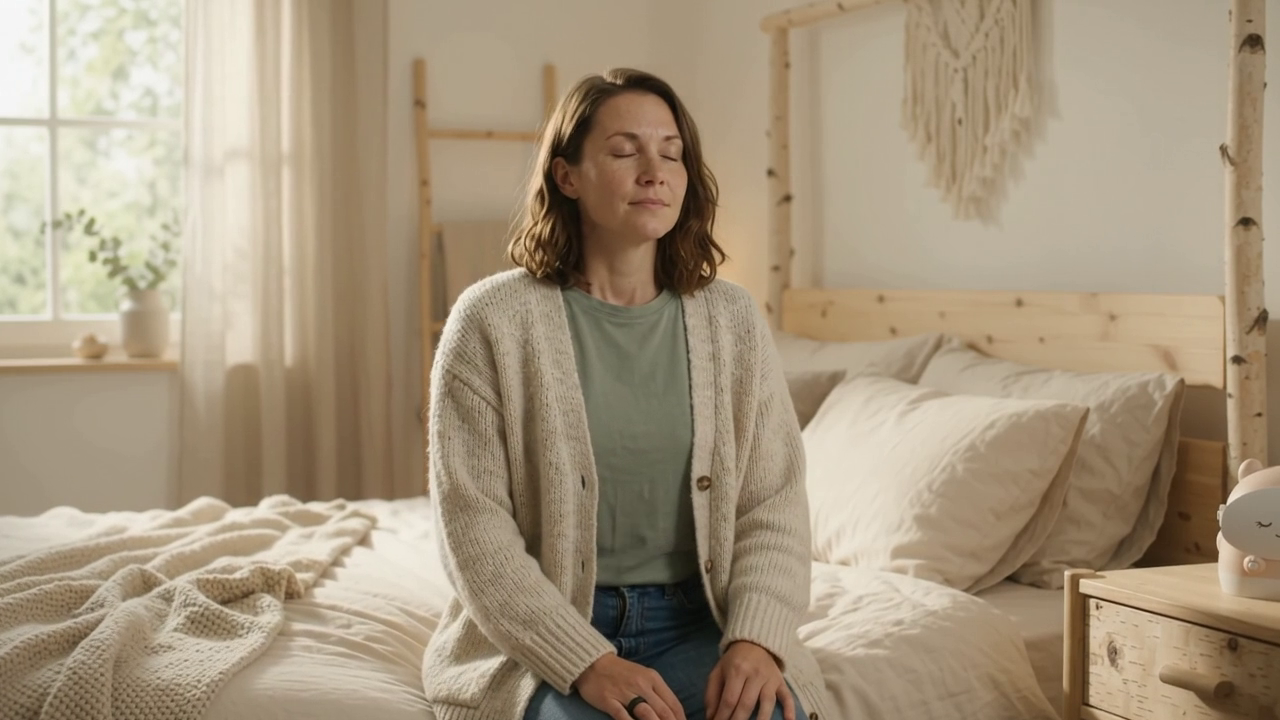
#> input picture frame 24 of promotional-video/generated/scene_01_hook.mp4, 1280 x 720 px, given in place of the camera
$ python edge_monitor.py   (older library calls are emulated)
#> lines starting #> are read from the running program, lines starting #| are printed output that depends on the picture
"""
Cepheus — Arduino UNO Q Edge Monitor (USB Camera)

Runs locally on the Arduino UNO Q (2 GB / 4 GB) with the external USB webcam,
either standalone or simultaneously alongside Bluetooth headphone voice check-ins
(`ConcurrentEdgeCamera`).

Privacy & project-rule invariants (AGENTS.md + Trail #24/#25):
  - Video frames stay strictly on the device in RAM and are discarded immediately.
  - Only derived numeric summaries (motion-bout duration, ambient brightness
    proxy, and facial expressivity / head movement dispersion) are sent to Cepheus.
"""

from __future__ import annotations

import argparse
import dataclasses
import datetime as dt
import gc
import glob
import math
import os
import re
import secrets
import threading
import time
import urllib.request
from typing import Any

import requests

try:
    import cv2
    import numpy as np
except ImportError:  # pragma: no cover - guarded so unit tests run without cv2
    cv2 = None  # type: ignore[assignment]
    np = None  # type: ignore[assignment]

LBF_MODEL_URL = (
    "https://raw.githubusercontent.com/kurnianggoro/GSOC2017/master/data/lbfmodel.yaml"
)


@dataclasses.dataclass(frozen=True)
class EdgeWindowConfig:
    duration_sec: float = 20.0
    min_duration_sec: float = 1.5
    camera_index: int = 0
    face_landmarker_model: str | None = None
    width: int = 640
    height: int = 480
    target_fps: int = 10
    task_id: str = "uno_q_edge_check"


@dataclasses.dataclass
class _WindowAccumulator:
    prev_gray: Any = None
    motion_scores: list[float] = dataclasses.field(default_factory=list)
    lux_samples: list[float] = dataclasses.field(default_factory=list)
    blendshape_series: dict[str, list[float]] = dataclasses.field(default_factory=dict)
    poses: list[tuple[float, float, float, float]] = dataclasses.field(default_factory=list)
    smile_hits: int = 0
    total_frames: int = 0
    face_frames: int = 0
    last_ts_ms: int = -1


# [13 lines left out: function extract_euler_deg, not called in this run]


def estimate_lux_proxy(gray_frame: Any) -> float:
    """Rough relative room brightness proxy (0..500 lux scale) from luma mean."""
    mean_luma = float(np.mean(gray_frame))
    return round(max(0.0, (mean_luma / 255.0) * 500.0), 1)


# [9 lines left out: function cpu_supports_mediapipe, not called in this run]


def detect_default_camera_index() -> int:
    """Picks explicit CAMERA_INDEX or first UVC camera (skipping Qualcomm Venus codecs)."""
    raw_env = os.environ.get("CAMERA_INDEX", "").strip()
    if raw_env:
        return int(raw_env)

    skip_tokens = ("venus", "codec", "decoder", "encoder", "isp")
    for name_file in sorted(glob.glob("/sys/class/video4linux/video*/name")):
        match = re.search(r"video(\d+)/name$", name_file)
        if not match:
            continue
        try:
            with open(name_file, encoding="utf-8") as fh:
                label = fh.read().strip().lower()
        except OSError:
            continue
        if label and not any(tok in label for tok in skip_tokens):
            return int(match.group(1))
    return 0


def _load_haar_cascade(filename: str) -> Any | None:
    local_path = os.path.join(os.path.dirname(__file__), filename)
    cascade_path = (
        local_path if os.path.exists(local_path) else cv2.data.haarcascades + filename
    )
    if not os.path.exists(cascade_path):
        return None
    cascade = cv2.CascadeClassifier(cascade_path)
    return None if cascade.empty() else cascade


def _resolve_lbf_model_path(explicit_path: str | None) -> str | None:
    cache_path = os.path.expanduser("~/.cache/cepheus/lbfmodel.yaml")
    candidates = [
        explicit_path,
        os.environ.get("OPENCV_FACEMARK_MODEL"),
        os.path.join(os.path.dirname(__file__), "lbfmodel.yaml"),
        cache_path,
    ]
    found = next((p for p in candidates if p and os.path.exists(p)), None)
    if found or os.environ.get("AUTO_DOWNLOAD_MODELS", "true").lower() == "false":
        return found
    if not hasattr(cv2, "face"):
        return None
    try:
        os.makedirs(os.path.dirname(cache_path), exist_ok=True)
        urllib.request.urlretrieve(LBF_MODEL_URL, cache_path)
        return cache_path if os.path.exists(cache_path) else None
    except Exception:
        return None


def init_opencv_facemark(model_path: str | None) -> tuple[Any, Any] | None:
    """Loads Haar frontal face detector + OpenCV FacemarkLBF 68-point model if present."""
    if not hasattr(cv2, "face"):
        return None
    resolved = _resolve_lbf_model_path(model_path)
    cascade = _load_haar_cascade("haarcascade_frontalface_default.xml")
    if not resolved or cascade is None:
        return None
    facemark = cv2.face.createFacemarkLBF()
    facemark.loadModel(resolved)
    return cascade, facemark


def init_haar_fallback_detectors() -> tuple[Any, Any | None, Any | None] | None:
    """Zero-download fallback using bundled OpenCV Haar face/eye/smile cascades."""
    face_cascade = _load_haar_cascade("haarcascade_frontalface_default.xml")
    if face_cascade is None:
        return None
    eye_cascade = _load_haar_cascade("haarcascade_eye.xml")
    smile_cascade = _load_haar_cascade("haarcascade_smile.xml")
    return face_cascade, eye_cascade, smile_cascade


# [38 lines left out: function extract_facemark_metrics, not called in this run]


def _extract_haar_roi_metrics(
    gray: Any,
    face_box: tuple[int, int, int, int],
    eye_cascade: Any | None,
    smile_cascade: Any | None,
) -> tuple[dict[str, float], tuple[float, float, float], bool]:
    x, y, fw, fh = [int(v) for v in face_box]
    h_img, w_img = gray.shape[:2]
    roi = gray[max(0, y) : min(h_img, y + fh), max(0, x) : min(w_img, x + fw)]
    upper = roi[: max(1, fh // 2), :]
    lower = roi[max(0, (fh * 3) // 5) :, :]

    face_std = max(1.0, float(np.std(roi)))
    gx = cv2.Sobel(lower, cv2.CV_32F, 1, 0, ksize=3) if lower.size > 0 else np.zeros((1, 1))
    gy = cv2.Sobel(lower, cv2.CV_32F, 0, 1, ksize=3) if lower.size > 0 else np.zeros((1, 1))
    ratios = {
        "mouthContrast": float(np.std(lower)) / 255.0 if lower.size > 0 else 0.0,
        "mouthEdge": min(1.0, float(np.mean(np.hypot(gx, gy))) / (face_std * 4.0)),
        "upperTone": float(np.std(upper)) / 255.0 if upper.size > 0 else 0.0,
    }

    roll_deg = 0.0
    if eye_cascade is not None and upper.size > 0:
        eyes = eye_cascade.detectMultiScale(upper, scaleFactor=1.15, minNeighbors=4)
        if len(eyes) >= 2:
            e_sorted = sorted(eyes, key=lambda e: e[0])[:2]
            dx = float((e_sorted[1][0] + e_sorted[1][2] / 2) - (e_sorted[0][0] + e_sorted[0][2] / 2))
            dy = float((e_sorted[1][1] + e_sorted[1][3] / 2) - (e_sorted[0][1] + e_sorted[0][3] / 2))
            if abs(dx) > 1.0:
                roll_deg = math.degrees(math.atan2(dy, dx))

    smiling = False
    if smile_cascade is not None and lower.size > 0:
        smiles = smile_cascade.detectMultiScale(lower, scaleFactor=1.7, minNeighbors=18)
        smiling = len(smiles) > 0

    cx = x + fw / 2.0
    cy = y + fh / 2.0
    yaw_deg = ((cx - w_img / 2.0) / max(1.0, float(w_img))) * 60.0
    pitch_deg = ((cy - h_img / 2.0) / max(1.0, float(h_img))) * 45.0
    return ratios, (pitch_deg, yaw_deg, roll_deg), smiling


def _open_mediapipe_landmarker(model_path: str | None) -> Any | None:
    if not (model_path and os.path.exists(model_path) and cpu_supports_mediapipe()):
        return None
    import mediapipe as mp

    options = mp.tasks.vision.FaceLandmarkerOptions(
        base_options=mp.tasks.BaseOptions(model_asset_path=model_path),
        running_mode=mp.tasks.vision.RunningMode.VIDEO,
        num_faces=1,
        output_face_blendshapes=True,
        output_facial_transformation_matrixes=True,
    )
    return mp.tasks.vision.FaceLandmarker.create_from_options(options)


# [51 lines left out: functions _record_mediapipe_frame, _record_facemark_frame, not called in this run]


def _record_haar_frame(
    haar_bundle: tuple[Any, Any | None, Any | None],
    gray: Any,
    elapsed_sec: float,
    acc: _WindowAccumulator,
) -> None:
    face_cascade, eye_cascade, smile_cascade = haar_bundle
    faces = face_cascade.detectMultiScale(gray, scaleFactor=1.1, minNeighbors=5, minSize=(72, 72))
    if len(faces) == 0:
        return
    largest = max(faces, key=lambda f: f[2] * f[3])
    acc.face_frames += 1
    ratios, euler, smiling = _extract_haar_roi_metrics(
        gray, tuple(largest), eye_cascade, smile_cascade
    )
    for key, val in ratios.items():
        acc.blendshape_series.setdefault(key, []).append(val)
    if smiling:
        acc.smile_hits += 1
    acc.poses.append((elapsed_sec, *euler))


# [60 lines left out: function _build_summary_payload, not called in this run]


def run_edge_window_with_config(
    config: EdgeWindowConfig,
    stop_event: threading.Event | None = None,
    abort_event: threading.Event | None = None,
) -> dict[str, Any]:
    """Captures camera frames in RAM until duration or `stop_event`, returning derived metrics."""
    if cv2 is None or np is None:
        raise RuntimeError(
            "OpenCV and NumPy are required (`pip install -r hardware/uno-q/requirements.txt`)."
        )
    if hasattr(cv2, "setNumThreads"):
        cv2.setNumThreads(2)

    cap = cv2.VideoCapture(config.camera_index)
    if hasattr(cv2, "CAP_PROP_BUFFERSIZE"):
        cap.set(cv2.CAP_PROP_BUFFERSIZE, 1)
    cap.set(cv2.CAP_PROP_FRAME_WIDTH, config.width)
    cap.set(cv2.CAP_PROP_FRAME_HEIGHT, config.height)
    cap.set(cv2.CAP_PROP_FPS, config.target_fps)

    if not cap.isOpened():
        raise RuntimeError(f"Could not open USB camera at index {config.camera_index}")

    landmarker = _open_mediapipe_landmarker(config.face_landmarker_model)
    cv_facemark = None if landmarker is not None else init_opencv_facemark(None)
    haar_bundle = (
        None if (landmarker is not None or cv_facemark is not None) else init_haar_fallback_detectors()
    )

    acc = _WindowAccumulator()
    start_mono = time.monotonic()
    frame_interval = 1.0 / max(1, config.target_fps)

    try:
        while True:
            if abort_event is not None and abort_event.is_set():
                break
            elapsed_now = time.monotonic() - start_mono
            if elapsed_now >= config.duration_sec:
                break
            if stop_event is not None and stop_event.is_set() and elapsed_now >= config.min_duration_sec:
                break

            frame_start = time.monotonic()
            ok, frame_bgr = cap.read()
            if not ok or frame_bgr is None:
                time.sleep(0.02)
                continue

            acc.total_frames += 1
            gray = cv2.cvtColor(frame_bgr, cv2.COLOR_BGR2GRAY)
            acc.lux_samples.append(estimate_lux_proxy(gray))
            if acc.prev_gray is not None:
                diff = cv2.absdiff(gray, acc.prev_gray)
                acc.motion_scores.append(float(np.mean(diff)))
            acc.prev_gray = gray

            rel_sec = time.monotonic() - start_mono
            if landmarker is not None:
                _record_mediapipe_frame(landmarker, frame_bgr, rel_sec, acc)
            elif cv_facemark is not None:
                _record_facemark_frame(cv_facemark, gray, frame_bgr.shape, rel_sec, acc)
            elif haar_bundle is not None:
                _record_haar_frame(haar_bundle, gray, rel_sec, acc)

            sleep_rem = frame_interval - (time.monotonic() - frame_start)
            if sleep_rem > 0.002:
                time.sleep(sleep_rem)
    finally:
        cap.release()
        if landmarker is not None:
            landmarker.close()
        del landmarker
        gc.collect()

    elapsed = max(1.0, time.monotonic() - start_mono)
    return _build_summary_payload(acc, elapsed, config.task_id)


def run_edge_window(
    duration_sec: int = 20,
    camera_index: int = 0,
    face_landmarker_model: str | None = None,
    width: int = 640,
    height: int = 480,
    target_fps: int = 10,
) -> dict[str, Any]:
    """Backward-compatible entry point for standalone sampling windows."""
    cfg = EdgeWindowConfig(
        duration_sec=float(duration_sec),
        camera_index=camera_index,
        face_landmarker_model=face_landmarker_model,
        width=width,
        height=height,
        target_fps=target_fps,
    )
    return run_edge_window_with_config(cfg)
#> in run_edge_window_with_config, frame_bgr is the input picture: shape (720, 1280, 3); mean B, G, R 125, 148.9, 165.1
#> in run_edge_window_with_config, `gray = cv2.cvtColor(frame_bgr, cv2.COLOR_BGR2GRAY)`:
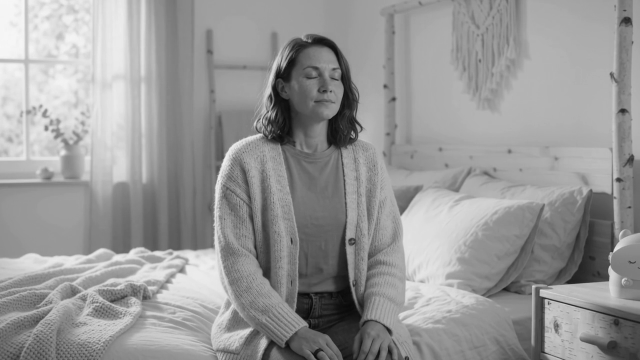
#> gray: shape (720, 1280) (shown at 1/2 size); min 4, max 248, mean 150.9
#> in estimate_lux_proxy, `mean_luma = float(np.mean(gray_frame))`: mean_luma = 150.9
#> in _record_haar_frame, `faces = face_cascade.detectMultiScale(gray, scaleFactor=1.1, minNeighb..`: faces = [[581, 102, 128, 128], [438, 478, 84, 84], [794, 532, 82, 82]]
#> in _record_haar_frame, `largest = max(faces, key=lambda f: f[2] * f[3])`: largest = [581, 102, 128, 128]
#> in _extract_haar_roi_metrics, `x, y, fw, fh = [int(v) for v in face_box]`: x = 581; y = 102; fw = 128
#> in _extract_haar_roi_metrics, `roi = gray[max(0, y) : min(h_img, y + fh), max(0, x) : min(w_img, x + ..`:
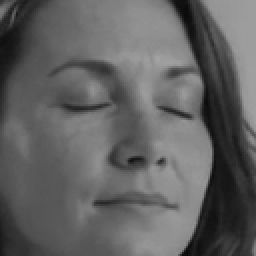
#> roi: shape (128, 128) (shown 2 times larger); min 10, max 164, mean 97.1
#> in _extract_haar_roi_metrics, `upper = roi[: max(1, fh // 2), :]`:
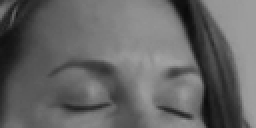
#> upper: shape (64, 128) (shown 2 times larger); min 10, max 164, mean 101.4
#> in _extract_haar_roi_metrics, `lower = roi[max(0, (fh * 3) // 5) :, :]`:
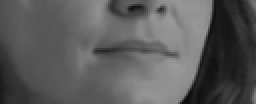
#> lower: shape (52, 128) (shown 2 times larger); min 11, max 155, mean 90.4
#> in _extract_haar_roi_metrics, `face_std = max(1.0, float(np.std(roi)))`: face_std = 37.64
#> in _extract_haar_roi_metrics, `gx = cv2.Sobel(lower, cv2.CV_32F, 1, 0, ksize=3) if lower.size > 0 els..`:
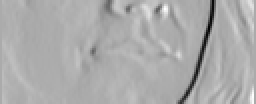
#> gx: shape (52, 128) float32 (shown 2 times larger); min -482, max 235, mean 1; drawn with min black and max white
#> in _extract_haar_roi_metrics, `gy = cv2.Sobel(lower, cv2.CV_32F, 0, 1, ksize=3) if lower.size > 0 els..`:
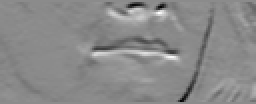
#> gy: shape (52, 128) float32 (shown 2 times larger); min -306, max 252, mean -3.6; drawn with min black and max white
#> in _extract_haar_roi_metrics, `ratios = { "mouthContrast": float(np.std(lower)) / 255.0 if lower.size..`: ratios = {'mouthContrast': 0.147, 'mouthEdge': 0.24, 'upperTone': 0.148}
#> in _extract_haar_roi_metrics, `eyes = eye_cascade.detectMultiScale(upper, scaleFactor=1.15, minNeighb..`: eyes = ()
#> in _extract_haar_roi_metrics, `smiling = len(smiles) > 0`: smiling = False
#> in _extract_haar_roi_metrics, `cx = x + fw / 2.0`: cx = 645
#> in _extract_haar_roi_metrics, `cy = y + fh / 2.0`: cy = 166
#> in _extract_haar_roi_metrics, `yaw_deg = ((cx - w_img / 2.0) / max(1.0, float(w_img))) * 60.0`: yaw_deg = 0.234
#> in _extract_haar_roi_metrics, `pitch_deg = ((cy - h_img / 2.0) / max(1.0, float(h_img))) * 45.0`: pitch_deg = -12.12
#> in _record_haar_frame, `ratios, euler, smiling = _extract_haar_roi_metrics( gray, tuple(larges..`: euler = (-12.12, 0.234, 0); smiling = False
#> the loop in _record_haar_frame, `for key, val in ratios.items():` made 3 passes
#> (key, val) on passes 1 to 3: ('mouthContrast', 0.147), ('mouthEdge', 0.24), ('upperTone', 0.148)
#> after the loop in _record_haar_frame, `for key, val in ratios.items():`: acc.blendshape_series = {'mouthContrast': [0.147], 'mouthEdge': [0.24], 'upperTone': [0.148]}


class ConcurrentEdgeCamera:
    """Runs on-device facial & ambient monitoring simultaneously during voice Q&A."""

    # [7 lines left out: function __init__, not called in this run]

    @property
    def error(self) -> Exception | None:
        return self._error

    # [9 lines left out: function _worker, not called in this run]

    def start(self) -> None:
        self._thread = threading.Thread(target=self._worker, name="unoq-edge-camera", daemon=True)
        self._thread.start()

    # [23 lines left out: functions stop, post_derived_metrics, not called in this run]


if __name__ == "__main__":
    parser = argparse.ArgumentParser(description="Cepheus UNO Q Edge Monitor")
    parser.add_argument("--duration", type=int, default=20)
    parser.add_argument("--width", type=int, default=int(os.environ.get("CAMERA_WIDTH", "640")))
    parser.add_argument("--height", type=int, default=int(os.environ.get("CAMERA_HEIGHT", "480")))
    parser.add_argument("--fps", type=int, default=int(os.environ.get("CAMERA_FPS", "10")))
    args = parser.parse_args()

    model_path = os.environ.get("MEDIAPIPE_FACE_MODEL", "face_landmarker.task")
    cam_idx = detect_default_camera_index()
    summary = run_edge_window(
        duration_sec=args.duration,
        camera_index=cam_idx,
        face_landmarker_model=model_path,
        width=args.width,
        height=args.height,
        target_fps=args.fps,
    )
    result = post_derived_metrics(summary)
    print("Ingest response:", result)

$ run again, starting later in the video
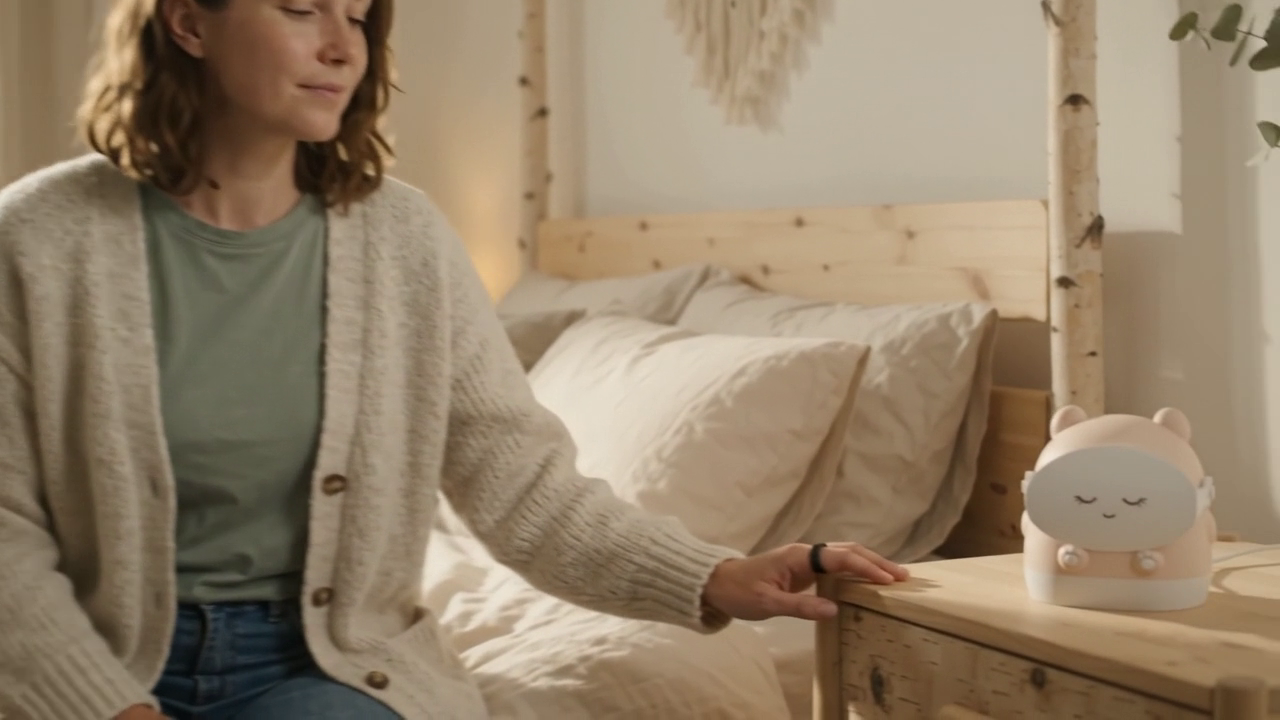
#> input picture frame 108 of promotional-video/generated/scene_01_hook.mp4, 1280 x 720 px, given in place of the camera
#> in run_edge_window_with_config, frame_bgr is the input picture: shape (720, 1280, 3); mean B, G, R 105.2, 129, 147.3
#> in run_edge_window_with_config, `gray = cv2.cvtColor(frame_bgr, cv2.COLOR_BGR2GRAY)`:
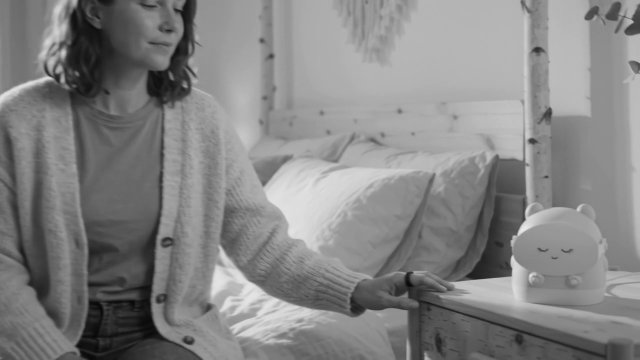
#> gray: shape (720, 1280) (shown at 1/2 size); min 5, max 232, mean 131.7
#> mean_luma = 131.7
#> faces = [[164, 580, 87, 87]]
#> largest = [164, 580, 87, 87]
#> x = 164; y = 580; fw = 87
#> face_std = 25.47
#> in _extract_haar_roi_metrics, `gy = cv2.Sobel(lower, cv2.CV_32F, 0, 1, ksize=3) if lower.size > 0 els..`:
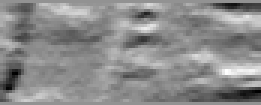
#> gy: shape (35, 87) float32 (shown 3 times larger); min -78, max 58, mean -3.6; drawn with min black and max white
#> in _extract_haar_roi_metrics, `ratios = { "mouthContrast": float(np.std(lower)) / 255.0 if lower.size..`: ratios = {'mouthContrast': 0.0748, 'mouthEdge': 0.231, 'upperTone': 0.108}
#> eyes = ()
#> in _extract_haar_roi_metrics, `smiling = len(smiles) > 0`: smiling = False
#> cx = 207.5
#> cy = 623.5
#> yaw_deg = -20.27
#> pitch_deg = 16.47
#> in _record_haar_frame, `ratios, euler, smiling = _extract_haar_roi_metrics( gray, tuple(larges..`: euler = (16.47, -20.27, 0); smiling = False
#> the loop in _record_haar_frame, `for key, val in ratios.items():` made 3 passes
#> (key, val) on passes 1 to 3: ('mouthContrast', 0.0748), ('mouthEdge', 0.231), ('upperTone', 0.108)
#> after the loop in _record_haar_frame, `for key, val in ratios.items():`: acc.blendshape_series = {'mouthContrast': [0.0748], 'mouthEdge': [0.231], 'upperTone': [0.108]}
